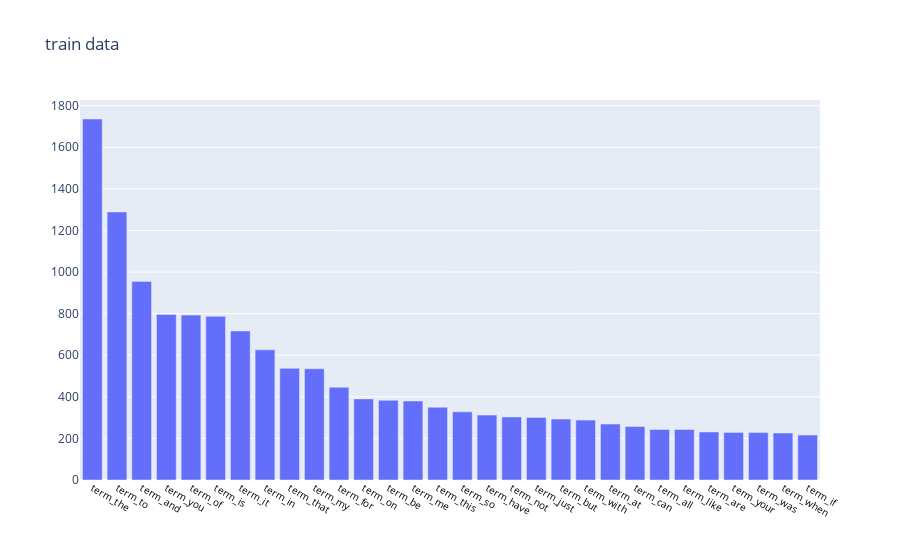
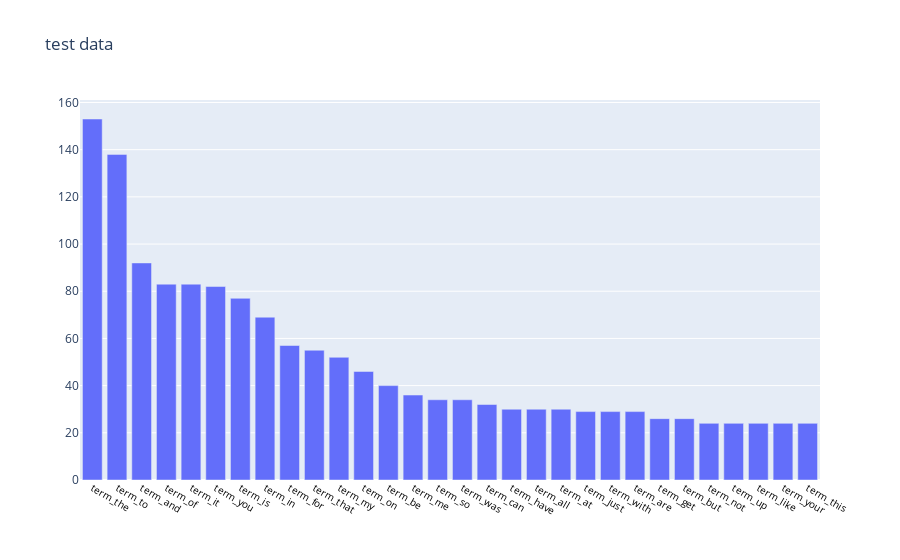

Notebook source saved alongside these figures, in order:
### Markdown cell above
---
### ** >>> Exercise 1 (Take home): **  
Plot word frequency for Top 30 words in both train and test dataset. (Hint: refer to DM lab 1)

### Code cell
# Answer here
import plotly.graph_objects as go
from sklearn.feature_extraction.text import CountVectorizer

# for training data
train_count_vect = CountVectorizer()
train_df_counts = train_count_vect.fit_transform(train_df.text)
train_term_frequencies = []
for j in range(0, train_df_counts.shape[1]):
    train_term_frequencies.append(sum(train_df_counts[:,j].toarray())[0])
    
feature_name = train_count_vect.get_feature_names()
tf = train_term_frequencies
df = pd.DataFrame()
df['feat_name'] = ["term_"+str(s) for s in feature_name]
df['term_freq'] = tf
df.sort_values(by='term_freq', inplace=True, ascending=False)

fig = go.Figure([go.Bar(x=df['feat_name'][:30], y=df['term_freq'][:30])])
fig.update_layout(xaxis={'tickfont': {'size': 10, 'color': 'black'}})
fig.update_layout(title="train data")
fig.show()

# for testing data
test_count_vect = CountVectorizer()
test_df_counts = test_count_vect.fit_transform(test_df.text)
test_term_frequencies = []
for j in range(0, test_df_counts.shape[1]):
    test_term_frequencies.append(sum(test_df_counts[:,j].toarray())[0])
    
feature_name = test_count_vect.get_feature_names()
tf = test_term_frequencies
df = pd.DataFrame()
df['feat_name'] = ["term_"+str(s) for s in feature_name]
df['term_freq'] = tf
df.sort_values(by='term_freq', inplace=True, ascending=False)

fig = go.Figure([go.Bar(x=df['feat_name'][:30], y=df['term_freq'][:30])])
fig.update_layout(xaxis={'tickfont': {'size': 10, 'color': 'black'}})
fig.update_layout(title="test data")
fig.show()

### Figure 1 — Plotly figure (JSON) as saved in the notebook; plotly's stock layout.template omitted (floating-point values rounded to 4 significant figures)
{"data": [{"type": "bar", "x": ["term_the", "term_to", "term_and", "term_you", "term_of", "term_is", "term_it", "term_in", "term_that", "term_my", "term_for", "term_on", "term_be", "term_me", "term_this", "term_so", "term_have", "term_not", "term_just", "term_but", "term_with", "term_at", "term_can", "term_all", "term_like", "term_are", "term_your", "term_was", "term_when", "term_if"], "y": [1736, 1289, 955, 796, 793, 787, 717, 626, 537, 535, 446, 390, 383, 380, 350, 328, 312, 303, 301, 293, 288, 269, 257, 243, 243, 231, 229, 228, 226, 216]}], "layout": {"title": {"text": "train data"}, "xaxis": {"tickfont": {"color": "black", "size": 10}}}}

### Figure 2 — Plotly figure (JSON) as saved in the notebook; plotly's stock layout.template omitted (floating-point values rounded to 4 significant figures)
{"data": [{"type": "bar", "x": ["term_the", "term_to", "term_and", "term_of", "term_it", "term_you", "term_is", "term_in", "term_for", "term_that", "term_my", "term_on", "term_be", "term_me", "term_so", "term_was", "term_can", "term_have", "term_all", "term_at", "term_just", "term_with", "term_are", "term_get", "term_but", "term_not", "term_up", "term_like", "term_your", "term_this"], "y": [153, 138, 92, 83, 83, 82, 77, 69, 57, 55, 52, 46, 40, 36, 34, 34, 32, 30, 30, 30, 29, 29, 29, 26, 26, 24, 24, 24, 24, 24]}], "layout": {"title": {"text": "test data"}, "xaxis": {"tickfont": {"color": "black", "size": 10}}}}
